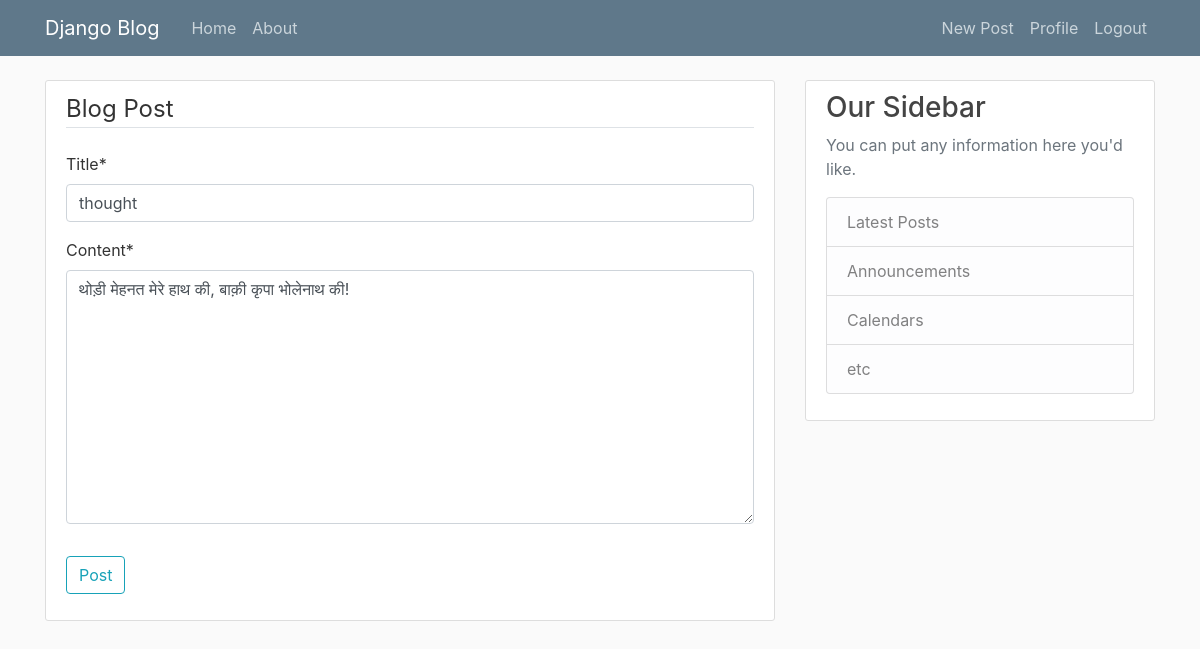
The page /post/31/update (signed in) on the database its author committed.
### blog/models.py (models this page shows, shortened)
class Post(models.Model):
	title = models.CharField(max_length=100)
	content = models.TextField()
	date_posted = models.DateTimeField(default=timezone.now)
	author = models.ForeignKey(User,on_delete=models.CASCADE)

### blog/views.py (the view, shortened to what this page needs)
# urls.py: path('post/<int:pk>/update', PostUpdateView.as_view(), name='post-update'),
class PostUpdateView(LoginRequiredMixin, UserPassesTestMixin, UpdateView):
	model = Post
	fields = ['title', 'content']
	def test_func(self):
		post = self.get_object()
		if self.request.user == post.author:
			return True
		return False

### blog/templates/blog/post_form.html (shortened to what this page needs)
{% extends 'blog/base.html' %}
{% load crispy_forms_tags %}
{% block content %}
	<div class="content-section">
		<form method="POST">
				<fieldset class="form-group">
					<legend class="border-bottom mb-4">Blog Post</legend>
						{{ form | crispy }}
				</fieldset>
				<div class="form-group">
					<button class="btn btn-outline-info" type='submit'>Post</button>
				</div>
		</form>
	</div>
	{% endblock content %}

### blog/static/blog/main.css (style rules this page uses)
body { background: #fafafa; color: #333333; margin-top: 5rem; }
.content-section { background: #ffffff; padding: 10px 20px; border: 1px solid #dddddd; border-radius: 3px; margin-bottom: 20px; }

### rows shown on the page
Post: title "thought", content "थोड़ी मेहनत मेरे हाथ की, बाक़ी कृपा भोलेनाथ की!"
